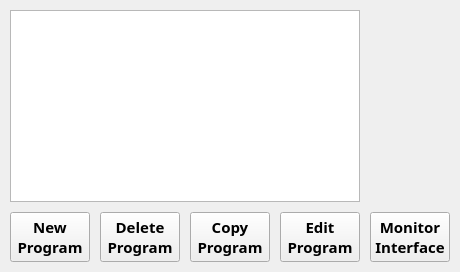
      <widget class="QWidget" name="ScreenProgrammingMain">
       <layout class="QVBoxLayout" name="verticalLayout_2">
        <property name="spacing">
         <number>10</number>
        </property>
        <property name="leftMargin">
         <number>10</number>
        </property>
        <property name="topMargin">
         <number>10</number>
        </property>
        <property name="rightMargin">
         <number>10</number>
        </property>
        <property name="bottomMargin">
         <number>10</number>
        </property>
        <item>
         <layout class="QGridLayout" name="gridLayoutScreenProgrammingMain">
          <item row="1" column="7">
           <widget class="QPushButton" name="buttonEditProgramScreenProgrammingMain">
            <property name="sizePolicy">
             <sizepolicy hsizetype="Expanding" vsizetype="Fixed">
              <horstretch>1</horstretch>
              <verstretch>0</verstretch>
             </sizepolicy>
            </property>
            <property name="font">
             <font>
              <family>Sitka</family>
              <pointsize>11</pointsize>
              <weight>75</weight>
              <bold>true</bold>
             </font>
            </property>
            <property name="text">
             <string>Edit
Program</string>
            </property>
           </widget>
          </item>
          <item row="1" column="4">
           <widget class="QPushButton" name="buttonNewProgramScreenProgrammingMain">
            <property name="sizePolicy">
             <sizepolicy hsizetype="Expanding" vsizetype="Fixed">
              <horstretch>1</horstretch>
              <verstretch>0</verstretch>
             </sizepolicy>
            </property>
            <property name="font">
             <font>
              <family>Sitka</family>
              <pointsize>11</pointsize>
              <weight>75</weight>
              <bold>true</bold>
             </font>
            </property>
            <property name="text">
             <string>New
Program</string>
            </property>
           </widget>
          </item>
          <item row="1" column="9">
           <widget class="QPushButton" name="buttonChangeToMonitorMain">
            <property name="sizePolicy">
             <sizepolicy hsizetype="Expanding" vsizetype="Fixed">
              <horstretch>3</horstretch>
              <verstretch>0</verstretch>
             </sizepolicy>
            </property>
            <property name="font">
             <font>
              <family>Sitka</family>
              <pointsize>11</pointsize>
              <weight>75</weight>
              <bold>true</bold>
             </font>
            </property>
            <property name="text">
             <string>Monitor
Interface</string>
            </property>
           </widget>
          </item>
          <item row="0" column="4" colspan="4">
           <widget class="QListView" name="listViewScreenProgrammingMain">
            <property name="editTriggers">
             <set>QAbstractItemView::NoEditTriggers</set>
            </property>
           </widget>
          </item>
          <item row="1" column="5">
           <widget class="QPushButton" name="buttonEraseProgramScreenProgrammingMain">
            <property name="sizePolicy">
             <sizepolicy hsizetype="Expanding" vsizetype="Fixed">
              <horstretch>1</horstretch>
              <verstretch>0</verstretch>
             </sizepolicy>
            </property>
            <property name="font">
             <font>
              <family>Sitka</family>
              <pointsize>11</pointsize>
              <weight>75</weight>
              <bold>true</bold>
             </font>
            </property>
            <property name="text">
             <string>Delete
Program</string>
            </property>
           </widget>
          </item>
          <item row="1" column="6">
           <widget class="QPushButton" name="buttonCopyProgramScreenProgrammingMain">
            <property name="sizePolicy">
             <sizepolicy hsizetype="Expanding" vsizetype="Fixed">
              <horstretch>1</horstretch>
              <verstretch>0</verstretch>
             </sizepolicy>
            </property>
            <property name="font">
             <font>
              <family>Sitka</family>
              <pointsize>11</pointsize>
              <weight>75</weight>
              <bold>true</bold>
             </font>
            </property>
            <property name="text">
             <string>Copy
Program</string>
            </property>
           </widget>
          </item>
          <item row="0" column="9">
           <widget class="QLabel" name="labelScreenProgrammingMain">
            <property name="text">
             <string/>
            </property>
            <property name="alignment">
             <set>Qt::AlignLeading|Qt::AlignLeft|Qt::AlignTop</set>
            </property>
            <property name="wordWrap">
             <bool>true</bool>
            </property>
           </widget>
          </item>
         </layout>
        </item>
       </layout>
      </widget>
